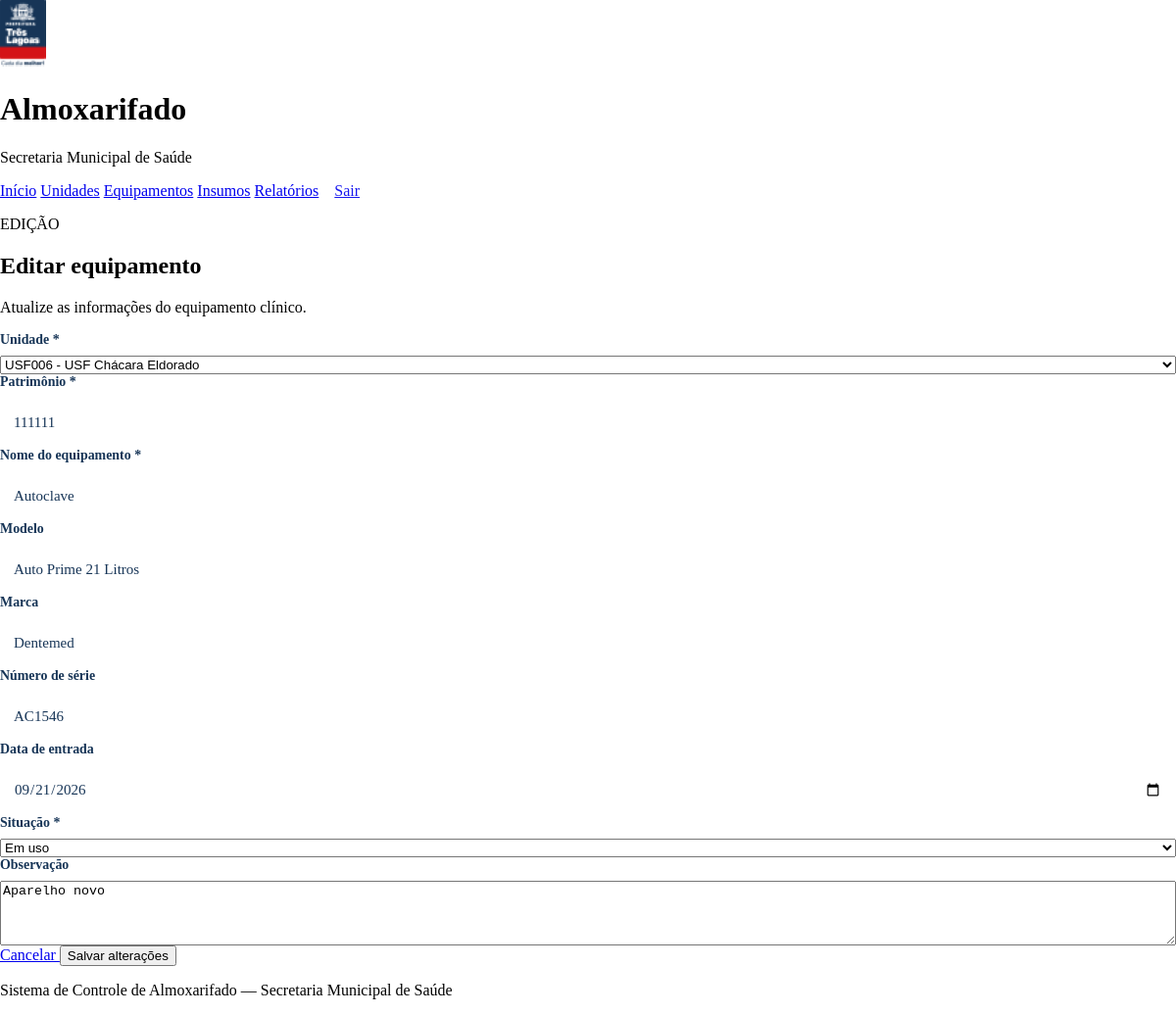
The app's page /equipamentos/1/editar (signed in) with its own data.
### tables this page shows
CREATE TABLE equipamentos (
    id_equipamento INTEGER PRIMARY KEY AUTOINCREMENT,
    id_unidade INTEGER NOT NULL,
    patrimonio TEXT NOT NULL,
    nome TEXT,
    modelo TEXT,
    marca TEXT,
    numero_serie TEXT,
    data_entrada DATE,
    situacao TEXT,
    observacao TEXT,
    FOREIGN KEY (id_unidade) REFERENCES unidades(id_unidade),
    UNIQUE(id_unidade, patrimonio)
);

CREATE TABLE unidades (
    id_unidade INTEGER PRIMARY KEY AUTOINCREMENT,
    codigo TEXT NOT NULL UNIQUE,
    nome TEXT NOT NULL,
    tipo TEXT,
    endereco TEXT,
    ativo BOOLEAN DEFAULT 1
, grupo_rede TEXT, tipo_unidade TEXT);

### app.py (the view, shortened to what this page needs)
@app.route("/equipamentos/<int:id_equipamento>/editar", methods=["GET", "POST"])
@login_required
def editar_equipamento(id_equipamento):
    with get_db_connection() as conn:
        equipamento = conn.execute(
            """
            SELECT *
            FROM equipamentos
            WHERE id_equipamento = ?
            """,
            (id_equipamento,),
        ).fetchone()
        lista_unidades = conn.execute(
            """
            SELECT id_unidade, codigo, nome
            FROM unidades
            ORDER BY nome
            """
        ).fetchall()
    if equipamento is None:
        flash("Equipamento não encontrado.", "erro")
        return redirect(url_for("equipamentos"))
    return render_template(
        "editar_equipamento.html",
        equipamento=equipamento,
        unidades=lista_unidades,
    )

### app.py (called while the page is built)
def login_required(f):
    @wraps(f)
    def decorated_function(*args, **kwargs):
        if not session.get("logged_in"):
            flash("Você precisa fazer login para acessar esta página.", "erro")
            return redirect(url_for("login", next=request.url))
        return f(*args, **kwargs)
    return decorated_function

def get_db_connection():
    conn = sqlite3.connect(DATABASE)
    conn.row_factory = sqlite3.Row
    conn.execute("PRAGMA foreign_keys = ON")
    return conn

### templates/editar_equipamento.html (shortened to what this page needs)
{% extends "base.html" %}
{% block content %}
<section class="cabecalho-pagina">
    <div>
        <p class="texto-superior texto-superior--azul">EDIÇÃO</p>
        <h2>Editar equipamento</h2>
        <p>Atualize as informações do equipamento clínico.</p>
    </div>
</section>
<section class="painel painel--formulario">
    <form method="post" class="formulario">
        <div class="campo">
            <label for="id_unidade">Unidade *</label>
            <select id="id_unidade" name="id_unidade" required>
                {% for unidade in unidades %}
                    <option
                        value="{{ unidade['id_unidade'] }}"
                        {% if unidade['id_unidade'] == equipamento['id_unidade'] %}selected{% endif %}
                    >
                        {{ unidade['codigo'] }} - {{ unidade['nome'] }}
                    </option>
                {% endfor %}
            </select>
        </div>
        <div class="campo">
            <label for="patrimonio">Patrimônio *</label>
            <input
                type="text"
                id="patrimonio"
                name="patrimonio"
                value="{{ equipamento['patrimonio'] }}"
                maxlength="30"
                required
            >
        </div>
        <div class="campo">
            <label for="nome">Nome do equipamento *</label>
            <input
                type="text"
                id="nome"
                name="nome"
                value="{{ equipamento['nome'] }}"
                required
            >
        </div>
        <div class="campo">
            <label for="modelo">Modelo</label>
            <input
                type="text"
                id="modelo"
                name="modelo"
                value="{{ equipamento['modelo'] or '' }}"
            >
        </div>
        <div class="campo">
            <label for="marca">Marca</label>
            <input
                type="text"
                id="marca"
                name="marca"
                value="{{ equipamento['marca'] or '' }}"
            >
        </div>
        <div class="campo">
            <label for="numero_serie">Número de série</label>
            <input
                type="text"
                id="numero_serie"
                name="numero_serie"
                value="{{ equipamento['numero_serie'] or '' }}"
            >
        </div>
        <div class="campo">
            <label for="data_entrada">Data de entrada</label>
            <input
                type="date"
                id="data_entrada"
                name="data_entrada"
                value="{{ equipamento['data_entrada'] or '' }}"
            >
        </div>
        <div class="campo">
            <label for="situacao">Situação *</label>
            <select id="situacao" name="situacao" required>
                <option value="Em uso" {% if equipamento['situacao'] == 'Em uso' %}selected{% endif %}>Em uso</option>
            </select>
        </div>
        <div class="campo">
            <label for="observacao">Observação</label>
            <textarea
                id="observacao"
                name="observacao"
                rows="4"
            >{{ equipamento['observacao'] or '' }}</textarea>
        </div>
        <div class="acoes-formulario">
            <a class="botao botao--cancelar" href="{{ url_for('equipamentos') }}">
                Cancelar
            </a>
            <button class="botao botao--primario" type="submit">
                Salvar alterações
            </button>
        </div>
    </form>
</section>
{% endblock %}

### static/style.css (style rules this page uses)
:root { --azul: #173557; --azul-escuro: #102943; --azul-medio: #21476f; --azul-claro: #b7d6e4; --vermelho: #d51317; --vermelho-escuro: #a80f13; --branco: #ffffff; --texto-suave: #647583; --borda: #d6e0e5; --borda-clara: #e8eef1; --erro-fundo: #fff1f1; --erro-borda: #ecb5b6; --erro-texto: #971519; }
* { box-sizing: border-box; }
html { min-height: 100%; }
body { margin: 0; }
.campo { display: grid; gap: 8px; }
.campo label { color: var(--azul); font-size: 0.87rem; font-weight: 700; }
.campo input { width: 100%; min-width: 0; height: 51px; padding: 0 14px; color: var(--azul); font: inherit; font-size: 0.94rem; background: transparent; border: 0; outline: 0; }
.campo input::placeholder { color: #8295a3; }

### records on screen
equipamentos: id_unidade "USF006 - USF Chácara Eldorado", patrimonio "111111", nome "Autoclave", modelo "Auto Prime 21 Litros", marca "Dentemed", numero_serie "AC1546", data_entrada "09/21/2026", situacao "Em uso", observacao "Aparelho novo"
